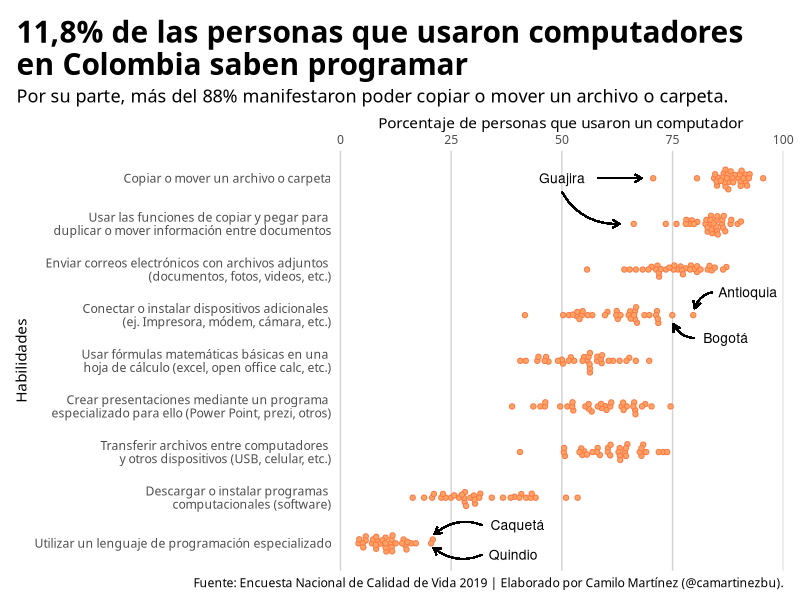
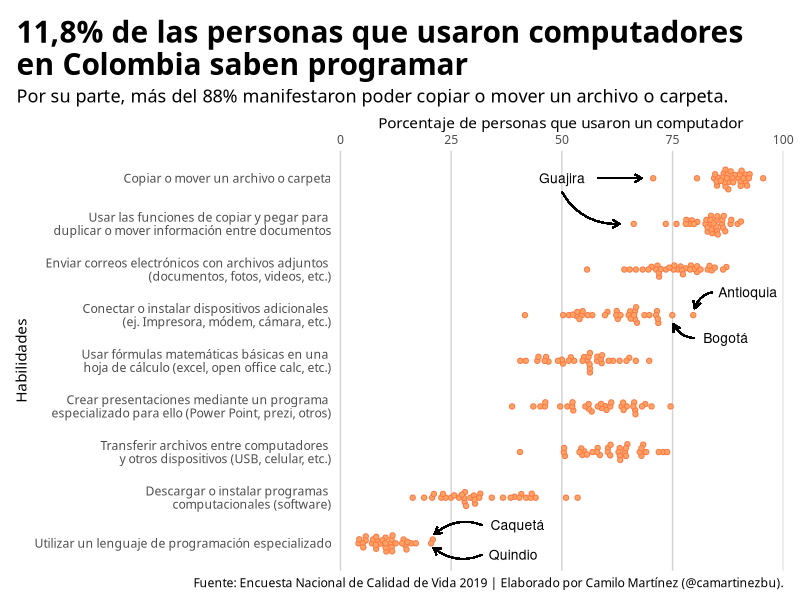

These charts were generated, in order, by the following R code:
library(tidyverse)
library(readxl)
library(ggbeeswarm)

# Fuente: https://www.dane.gov.co/index.php/estadisticas-por-tema/tecnologia-e-innovacion/tecnologias-de-la-informacion-y-las-comunicaciones-tic/indicadores-basicos-de-tic-en-hogares
data <- read_xlsx("09-statistics/data/data.xlsx") %>%
  filter(Departamento != "Total Nacional") %>%
  pivot_longer(c(-Departamento), names_to = "Variable", values_to = "Value") %>%
  mutate(Variable = factor(Variable,
                           levels = c(
                             "Copiar_mover",
                             "Copiar_entre_docs",
                             "Enviar_correos",
                             "Instalar_dispositivos",
                             "Formulas_matematicas",
                             "Crear_presentaciones",
                             "Transferir_archivos",
                             "Descargar_programas",
                             "Utilizar_lenguaje_programacion"
                           ),
                           ordered = TRUE))

ggplot(data) +
  geom_beeswarm(aes(x = Variable, y = Value), 
                fill = "#ffa364", colour = "#fc7643", 
                pch = 21) +
  coord_flip() +
  labs(
    title = "11,8% de las personas que usaron computadores \nen Colombia saben programar",
    subtitle = "Por su parte, más del 88% manifestaron poder copiar o mover un archivo o carpeta. ",
    caption = "Fuente: Encuesta Nacional de Calidad de Vida 2019 | Elaborado por Camilo Martínez (@camartinezbu).",
    y = "Porcentaje de personas que usaron un computador",
    x = "Habilidades"
  ) +
  scale_x_discrete(
    limits = rev(levels(data$Variable)),
    labels = c(
      "Copiar_mover" = "Copiar o mover un archivo o carpeta",
      "Copiar_entre_docs" = "Usar las funciones de copiar y pegar para \nduplicar o mover información entre documentos",
      "Enviar_correos" = "Enviar correos electrónicos con archivos adjuntos \n(documentos, fotos, videos, etc.)",
      "Instalar_dispositivos" = "Conectar o instalar dispositivos adicionales \n(ej. Impresora, módem, cámara, etc.)",
      "Formulas_matematicas" = "Usar fórmulas matemáticas básicas en una \nhoja de cálculo (excel, open office calc, etc.)",
      "Crear_presentaciones" = "Crear presentaciones mediante un programa \nespecializado para ello (Power Point, prezi, otros)",
      "Transferir_archivos" = "Transferir archivos entre computadores \ny otros dispositivos (USB, celular, etc.)",
      "Descargar_programas" = "Descargar o instalar programas \ncomputacionales (software)",
      "Utilizar_lenguaje_programacion" = "Utilizar un lenguaje de programación especializado"
    )) +
  scale_y_continuous(position = "right") +
  annotate("text", x = 9, y = 50, label = "Guajira", size = 3.5) +
  geom_segment(x = 9, y = 58, 
               xend = 9, yend = 68,
               arrow = arrow(length = unit(0.2, "cm"))) +
  geom_curve(x = 8.7, y = 50,
             xend = 8, yend = 63,
             arrow = arrow(length = unit(0.2, "cm")),
             curvature = 0.3) +
  annotate("text", x = 1.4, y = 40, label = "Caquetá", size = 3.5) +
  geom_curve(x = 1.4, y = 32,
             xend = 1.2, yend = 21.25,
             arrow = arrow(length = unit(0.2, "cm")),
             curvature = 0.3) + 
  annotate("text", x = 0.75, y = 39, label = "Quindio", size = 3.5) +
  geom_curve(x = 0.75, y = 32,
             xend = 0.9, yend = 21,
             arrow = arrow(length = unit(0.2, "cm")),
             curvature = -0.3) + 
  annotate("text", x = 5.5, y = 87, label = "Bogotá", size = 3.5) +
  geom_curve(x = 5.5, y = 80,
             xend = 5.8, yend = 75.2,
             arrow = arrow(length = unit(0.2, "cm")),
             curvature = -0.3) + 
  annotate("text", x = 6.5, y = 92, label = "Antioquia", size = 3.5) +
  geom_curve(x = 6.5, y = 84,
             xend = 6.15, yend = 80,
             arrow = arrow(length = unit(0.2, "cm")),
             curvature = 0.3) + 
  theme(
    text = element_text(family = "Assistant"),
    plot.title = element_text(face = "bold", size = 21.5),
    plot.title.position = "plot",
    plot.subtitle = element_text(size = 13),
    axis.ticks = element_blank(),
    panel.background = element_blank(),
    panel.grid.minor =  element_blank(),
    panel.grid.major.x = element_line(color = "lightgrey"),
    legend.position = "none",
    plot.margin = margin(t = 15, l = 12, r = 12, b = 7)
  )

ggsave("09-statistics/plot.png", height = 7, width = 7)
